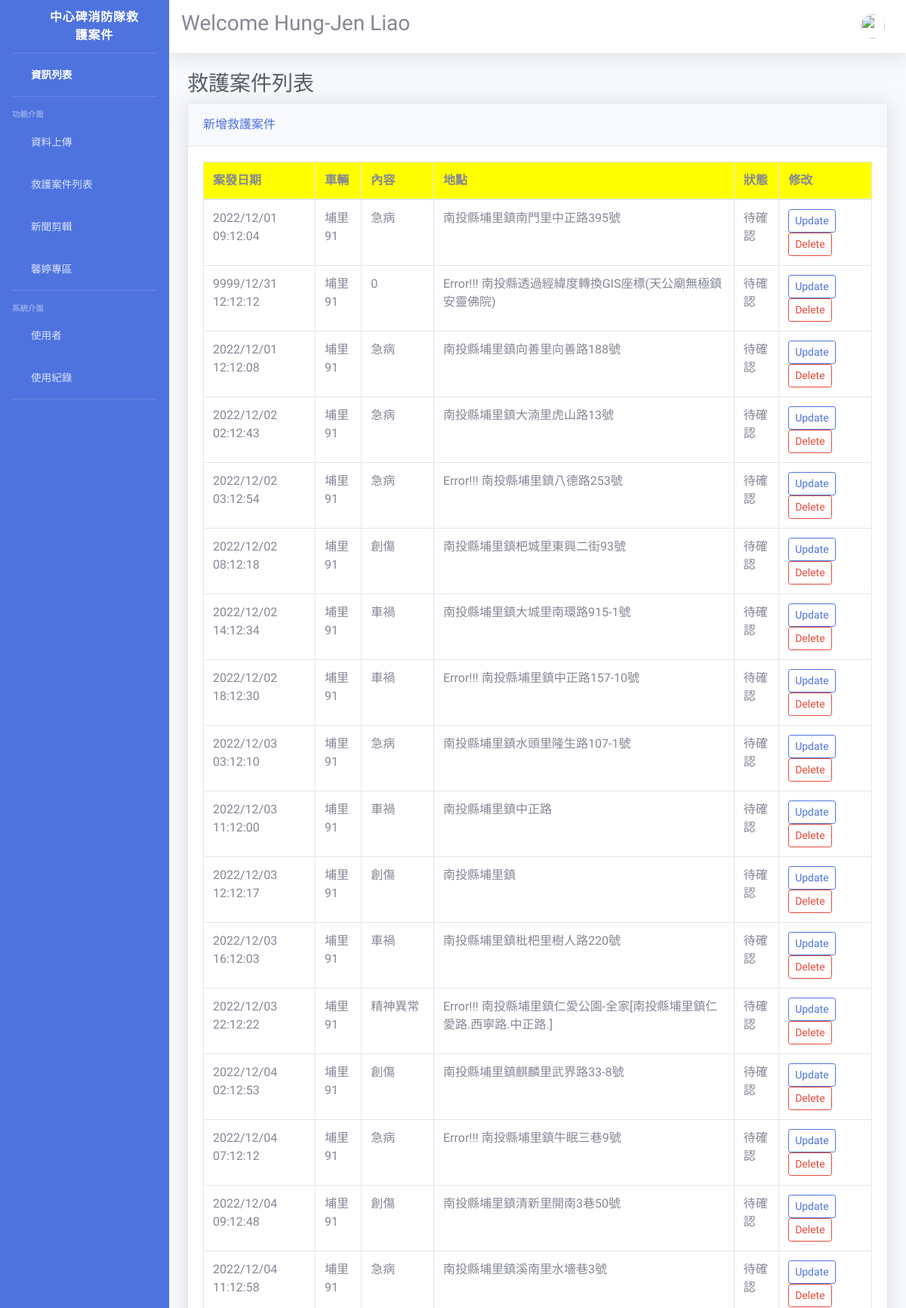
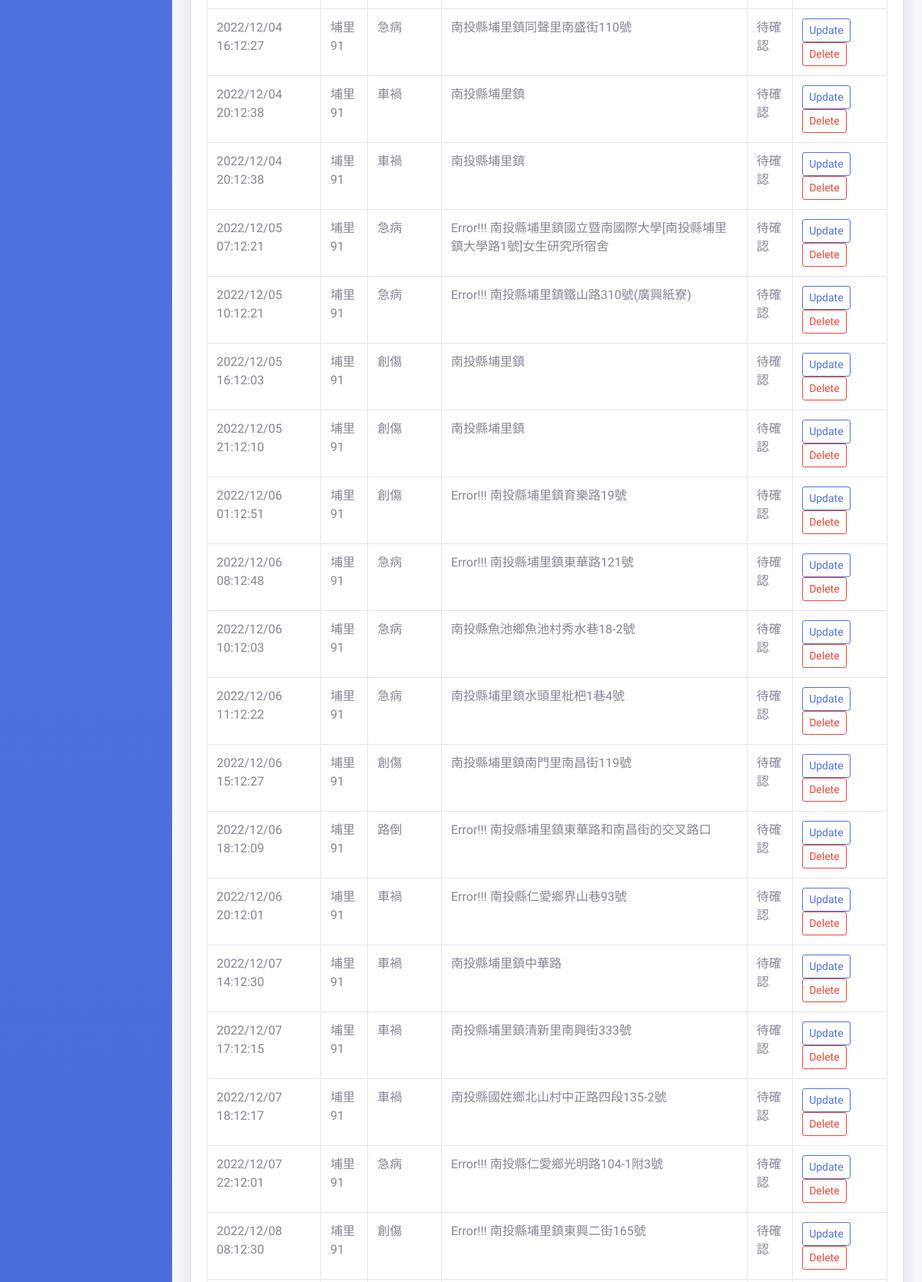
Page /emergency_list/ (signed in, upper part) on the committed database (2 pictures, top to bottom).
### uploadFile/models.py (models this page shows)
class Emergency(models.Model):
    time = models.DateTimeField("案發日期") #日期
    car = models.CharField(max_length = 10) #車輛
    detail = models.CharField(max_length = 10)  #內容(急病or車禍...)
    location = models.CharField(max_length = 100)   #地點
    status = models.CharField(max_length = 1)   #是否需要修改

### uploadFile/views.py (the view)
# urls.py: path('emergency_list/', views.emergency_list, name = 'EmList'),
@login_required
def emergency_list(request):
    fullname = request.user.get_full_name()
    emergency_list = Emergency.objects.all().order_by("id")
    context = {'fullname': fullname, 'emergency_list': emergency_list}
    return render(request, 'emergency_list.html', context)

### templates/emergency_list.html (shortened to what this page needs)
{% extends './main_template.html' %}
{% load static %}
{% block content %}
<div class="container-fluid">
    <h1 class="h3 mb-2 text-gray-800">救護案件列表</h1>
    <div class="card shadow mb-4">
        <div class="card-header py-3">
            <a href="{% url 'EmListEdit' %}">新增救護案件</a>
        </div>
        <div class="card-body">
            <div class="table-responsive">
                <table class="table table-bordered" id="dataTable" width="100%" cellspacing="0">
                    <thead>
                        <tr>
                            <th>案發日期</th>
                            <th>車輛</th>
                            <th>內容</th>
                            <th>地點</th>
                            <th>狀態</th>
                            <th>修改</th>
                        </tr>
                    </thead>
                    <tbody>
                        {% for emergency in emergency_list %}
                        <tr>
                            <td>{{ emergency.time|date:"Y/m/d H:m:s" }}</td>
                            <td>{{ emergency.car }}</td>
                            <td>{{ emergency.detail }}</td>
                            <td>{{ emergency.location }}</td>
                            {% if emergency.status == '0' %}
                            <td>待確認</td>
                            {% else %}
                            <td>完成</td>
                            {% endif %}
                            <td>
                                <a href="{% url 'EmListUpdate' emergency.id %}" class="btn btn-outline-primary btn-sm">
                                    Update
                                </a>
                                <a href="{% url 'EmListDelete' emergency.id %}" class="btn btn-outline-danger btn-sm">
                                    Delete
                                </a>
                            </td>
                        </tr>
                        {% endfor %}
                    </tbody>
                </table>
            </div>
        </div>
    </div>
</div>
</div>
{% endblock content %}
{% block css %}
<link href="{% static 'dashboard/css/table_list.css' %}" rel="stylesheet">
{% endblock css %}

### templates/main_template.html (shortened to what this page needs)
{% load static %}
<!DOCTYPE html>
<html lang="en">
<head>
    <link href="{% static 'dashboard/vendor/fontawesome-free/css/all.min.css' %}" rel="stylesheet" type="text/css">
    <link href="{% static 'dashboard/css/sb-admin-2.min.css' %}" rel="stylesheet">
    <link href="{% static 'dashboard/vendor/datatables/dataTables.bootstrap4.min.css' %}" rel="stylesheet">
</head>
<body id="page-top">
    <div id="wrapper">
        <ul class="navbar-nav bg-gradient-primary sidebar sidebar-dark accordion" id="accordionSidebar">
            <a class="sidebar-brand d-flex align-items-center justify-content-center" href="../dashboard_model">
                <div class="sidebar-brand-icon rotate-n-15">
                    <i class="fas fa-laugh-wink"></i>
                </div>
                <div class="sidebar-brand-text mx-3">中心碑消防隊救護案件</div>
            </a>
            <hr class="sidebar-divider my-0">
            <li class="nav-item active">
                <a class="nav-link" href="{% url 'dashboard' %}">
                    <i class="fas fa-fw fa-tachometer-alt"></i>
                    <span>資訊列表</span></a>
            </li>
            <hr class="sidebar-divider">
            <div class="sidebar-heading">
                功能介面
            </div>
            <li class="nav-item">
                <a class="nav-link collapsed" href="{% url 'uploadfile' %}">
                    <i class="fas fa-fw fa-cog"></i>
                    <span>資料上傳</span>
                </a>
            </li>
            <li class="nav-item">
                <a class="nav-link collapsed" href="{% url 'EmList' %}">
                    <i class="fas fa-fw fa-cog"></i>
                    <span>救護案件列表</span>
                </a>
            </li>
            <li class="nav-item">
                <a class="nav-link collapsed" href="{% url 'news' %}">
                    <i class="fas fa-fw fa-cog"></i>
                    <span>新聞剪輯</span>
                </a>
            </li>
            <li class="nav-item">
                <a class="nav-link collapsed" href="{% static 'login/images/beauty.jpg' %}">
                    <i class="fas fa-fw fa-cog"></i>
                    <span>馨婷專區</span>
                </a>
            </li>
            <hr class="sidebar-divider d-none d-md-block">
            <div class="sidebar-heading">
                系統介面
            </div>
            <li class="nav-item">
                <a class="nav-link collapsed" href="{% url 'MemberList' %}">
                    <i class="fas fa-fw fa-cog"></i>
                    <span>使用者</span>
                </a>
            </li>
            <li class="nav-item">
                <a class="nav-link collapsed" href="{% url 'LogList' %}">
                    <i class="fas fa-fw fa-cog"></i>
                    <span>使用紀錄</span>
                </a>
            </li>
            <hr class="sidebar-divider d-none d-md-block">
        </ul>
        <div id="content-wrapper" class="d-flex flex-column">
            <div id="content">
                <nav class="navbar navbar-expand navbar-light bg-white topbar mb-4 static-top shadow">
                    <h3>Welcome {{ fullname }}</h3>
                    <ul class="navbar-nav ml-auto">
                        <li class="nav-item dropdown no-arrow">
                            <a class="nav-link dropdown-toggle" href="#" id="userDropdown" role="button"
                                data-toggle="dropdown" aria-haspopup="true" aria-expanded="false">
                                <img class="img-profile rounded-circle"
                                    src="{% static 'dashboard/img/undraw_profile.svg' %}">
                            </a>
                        </li>
                    </ul>
                </nav>
                {% block content %}
                {% endblock content %}
            </div>
        </div>
    {% block css %}{% endblock css %}
</body>
</html>

### static/dashboard/css/table_list.css (style rules this page uses)
thead { background-color: yellow; }

### rows in the picture
Emergency: time "2022/12/01 09:12:04", car "埔里91", detail "急病", location "南投縣埔里鎮南門里中正路395號", status "待確認"
Emergency: time "9999/12/31 12:12:12", car "埔里91", detail "0", location "Error!!! 南投縣透過經緯度轉換GIS座標(天公廟無極鎮安靈佛院)", status "待確認"
Emergency: time "2022/12/01 12:12:08", car "埔里91", detail "急病", location "南投縣埔里鎮向善里向善路188號", status "待確認"
Emergency: time "2022/12/02 02:12:43", car "埔里91", detail "急病", location "南投縣埔里鎮大湳里虎山路13號", status "待確認"
Emergency: time "2022/12/02 03:12:54", car "埔里91", detail "急病", location "Error!!! 南投縣埔里鎮八德路253號", status "待確認"
Emergency: time "2022/12/02 08:12:18", car "埔里91", detail "創傷", location "南投縣埔里鎮杷城里東興二街93號", status "待確認"
Emergency: time "2022/12/02 14:12:34", car "埔里91", detail "車禍", location "南投縣埔里鎮大城里南環路915-1號", status "待確認"
Emergency: time "2022/12/02 18:12:30", car "埔里91", detail "車禍", location "Error!!! 南投縣埔里鎮中正路157-10號", status "待確認"
Emergency: time "2022/12/03 03:12:10", car "埔里91", detail "急病", location "南投縣埔里鎮水頭里隆生路107-1號", status "待確認"
Emergency: time "2022/12/03 11:12:00", car "埔里91", detail "車禍", location "南投縣埔里鎮中正路", status "待確認"
Emergency: time "2022/12/03 12:12:17", car "埔里91", detail "創傷", location "南投縣埔里鎮", status "待確認"
Emergency: time "2022/12/03 16:12:03", car "埔里91", detail "車禍", location "南投縣埔里鎮枇杷里樹人路220號", status "待確認"
Emergency: time "2022/12/03 22:12:22", car "埔里91", detail "精神異常", location "Error!!! 南投縣埔里鎮仁愛公園-全家[南投縣埔里鎮仁愛路.西寧路.中正路.]", status "待確認"
Emergency: time "2022/12/04 02:12:53", car "埔里91", detail "創傷", location "南投縣埔里鎮麒麟里武界路33-8號", status "待確認"
Emergency: time "2022/12/04 07:12:12", car "埔里91", detail "急病", location "Error!!! 南投縣埔里鎮牛眠三巷9號", status "待確認"
Emergency: time "2022/12/04 09:12:48", car "埔里91", detail "創傷", location "南投縣埔里鎮清新里開南3巷50號", status "待確認"
Emergency: time "2022/12/04 11:12:58", car "埔里91", detail "急病", location "南投縣埔里鎮溪南里水墻巷3號", status "待確認"
Emergency: time "2022/12/04 16:12:27", car "埔里91", detail "急病", location "南投縣埔里鎮同聲里南盛街110號", status "待確認"
Emergency: time "2022/12/04 20:12:38", car "埔里91", detail "車禍", location "南投縣埔里鎮", status "待確認"
Emergency: time "2022/12/04 20:12:38", car "埔里91", detail "車禍", location "南投縣埔里鎮", status "待確認"
Emergency: time "2022/12/05 07:12:21", car "埔里91", detail "急病", location "Error!!! 南投縣埔里鎮國立暨南國際大學[南投縣埔里鎮大學路1號]女生研究所宿舍", status "待確認"
Emergency: time "2022/12/05 10:12:21", car "埔里91", detail "急病", location "Error!!! 南投縣埔里鎮鐵山路310號(廣興紙寮)", status "待確認"
Emergency: time "2022/12/05 16:12:03", car "埔里91", detail "創傷", location "南投縣埔里鎮", status "待確認"
Emergency: time "2022/12/05 21:12:10", car "埔里91", detail "創傷", location "南投縣埔里鎮", status "待確認"
Emergency: time "2022/12/06 01:12:51", car "埔里91", detail "創傷", location "Error!!! 南投縣埔里鎮育樂路19號", status "待確認"
Emergency: time "2022/12/06 08:12:48", car "埔里91", detail "急病", location "Error!!! 南投縣埔里鎮東華路121號", status "待確認"
Emergency: time "2022/12/06 10:12:03", car "埔里91", detail "急病", location "南投縣魚池鄉魚池村秀水巷18-2號", status "待確認"
Emergency: time "2022/12/06 11:12:22", car "埔里91", detail "急病", location "南投縣埔里鎮水頭里枇杷1巷4號", status "待確認"
Emergency: time "2022/12/06 15:12:27", car "埔里91", detail "創傷", location "南投縣埔里鎮南門里南昌街119號", status "待確認"
Emergency: time "2022/12/06 18:12:09", car "埔里91", detail "路倒", location "Error!!! 南投縣埔里鎮東華路和南昌街的交叉路口", status "待確認"
Emergency: time "2022/12/06 20:12:01", car "埔里91", detail "車禍", location "Error!!! 南投縣仁愛鄉界山巷93號", status "待確認"
Emergency: time "2022/12/07 14:12:30", car "埔里91", detail "車禍", location "南投縣埔里鎮中華路", status "待確認"
Emergency: time "2022/12/07 17:12:15", car "埔里91", detail "車禍", location "南投縣埔里鎮清新里南興街333號", status "待確認"
Emergency: time "2022/12/07 18:12:17", car "埔里91", detail "車禍", location "南投縣國姓鄉北山村中正路四段135-2號", status "待確認"
Emergency: time "2022/12/07 22:12:01", car "埔里91", detail "急病", location "Error!!! 南投縣仁愛鄉光明路104-1附3號", status "待確認"
Emergency: time "2022/12/08 08:12:30", car "埔里91", detail "創傷", location "Error!!! 南投縣埔里鎮東興二街165號", status "待確認"

### other values in the picture
{{ fullname }} "Hung-Jen Liao"
